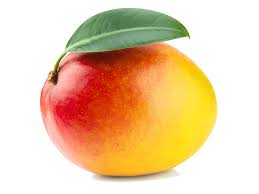
#> input picture automating_real_world_tasks_6/week4/supplier-data/images/007.tiff, 259 x 194 px, found by its file name; its folder holds 3 pictures in this run
$ python images_refactor.py
#> lines starting #> are read from the running program, lines starting #| are printed output that depends on the picture
#!/usr/bin/python3

import os
from PIL import Image


directory_path = "images"
new_directory = "opt/icons/" #"/opt/icons/"

# parameters
size = 128, 128
rotation = 90
extension = "JPEG"

logs = []

def main():
    for filename in os.listdir(directory_path):
        if not filename.startswith('.'):
            location = "{}/{}".format(directory_path, filename)
            try:
                with Image.open(location) as img:
#> img is the input picture: PIL image 259x194 RGBA; mean R, G, B, A 235.6, 204.4, 168.4, 255
                    img.convert("RGB").rotate(90).resize((size)).save(
                        "{}{}_edited".format(new_directory, filename), extension, quality=100)
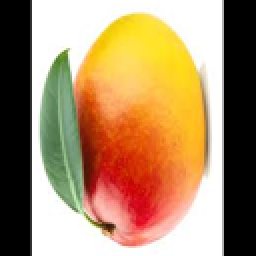
#> saved as 007.tiff_edited: PIL image 128x128 RGB (shown 2 times larger); mean R, G, B 171.6, 140.4, 104.5
            except Exception as e:
                logs.append(str(e))
#> pass 2 of the loop in main, `for filename in os.listdir(directory_path):`:
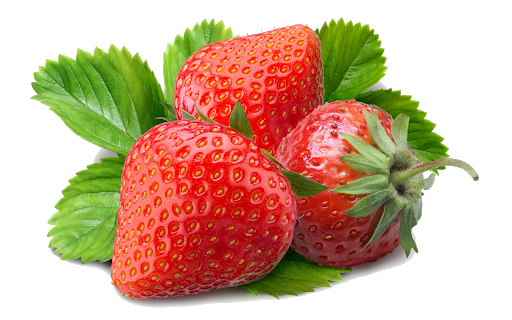
#> input picture automating_real_world_tasks_6/week4/supplier-data/images/008.tiff, 512 x 320 px, found by its file name
#> in main, img is the input picture: PIL image 512x320 RGBA; mean R, G, B, A 93.4, 59.5, 33.8, 140.6
#> in main, `img.convert("RGB").rotate(90).resize((size)).save( "{}{}_edited".forma..`:
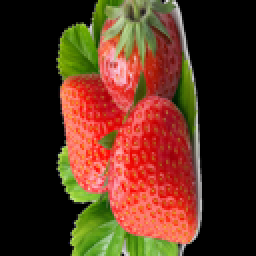
#> saved as 008.tiff_edited: PIL image 128x128 RGB (shown 2 times larger); mean R, G, B 85.6, 48.6, 29.4
#> pass 3 of the loop in main, `for filename in os.listdir(directory_path):`:
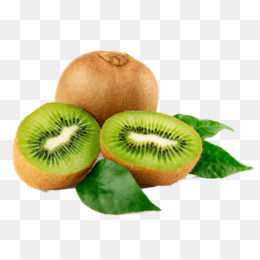
#> input picture automating_real_world_tasks_6/week4/supplier-data/images/009.tiff, 260 x 260 px, found by its file name
#> in main, img is the input picture: PIL image 260x260 RGBA; mean R, G, B, A 214.9, 214.6, 184.2, 255
#> in main, `img.convert("RGB").rotate(90).resize((size)).save( "{}{}_edited".forma..`:
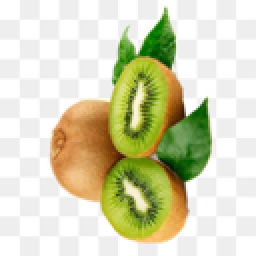
#> saved as 009.tiff_edited: PIL image 128x128 RGB (shown 2 times larger); mean R, G, B 214.8, 214.6, 184.1


if __name__ == "__main__":
    main()
